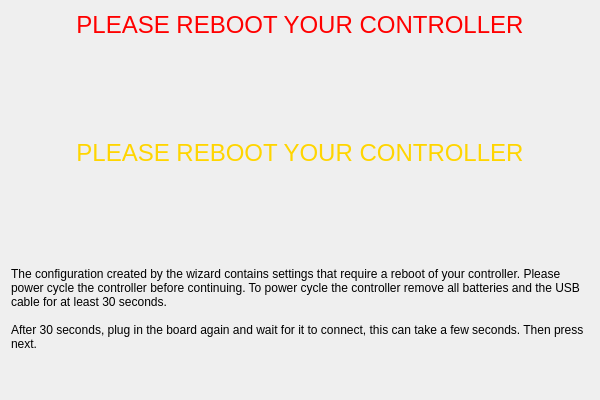
<?xml version="1.0" encoding="UTF-8"?>
<ui version="4.0">
 <class>RebootPage</class>
 <widget class="QWizardPage" name="RebootPage">
  <property name="geometry">
   <rect>
    <x>0</x>
    <y>0</y>
    <width>600</width>
    <height>400</height>
   </rect>
  </property>
  <property name="windowTitle">
   <string>WizardPage</string>
  </property>
  <layout class="QVBoxLayout" name="verticalLayout">
   <item>
    <widget class="QLabel" name="redLabel">
     <property name="text">
      <string>&lt;!DOCTYPE HTML PUBLIC &quot;-//W3C//DTD HTML 4.0//EN&quot; &quot;http://www.w3.org/TR/REC-html40/strict.dtd&quot;&gt;
&lt;html&gt;&lt;head&gt;&lt;meta name=&quot;qrichtext&quot; content=&quot;1&quot; /&gt;&lt;style type=&quot;text/css&quot;&gt;
p, li { white-space: pre-wrap; }
&lt;/style&gt;&lt;/head&gt;&lt;body style=&quot; font-family:'MS Shell Dlg 2'; font-size:8pt; font-weight:400; font-style:normal;&quot;&gt;
&lt;p align=&quot;center&quot; style=&quot; margin-top:0px; margin-bottom:0px; margin-left:0px; margin-right:0px; -qt-block-indent:0; text-indent:0px;&quot;&gt;&lt;span style=&quot; font-size:18pt; color:#ff0000;&quot;&gt;PLEASE REBOOT YOUR CONTROLLER&lt;/span&gt;&lt;/p&gt;&lt;/body&gt;&lt;/html&gt;</string>
     </property>
     <property name="alignment">
      <set>Qt::AlignLeading|Qt::AlignLeft|Qt::AlignTop</set>
     </property>
     <property name="wordWrap">
      <bool>true</bool>
     </property>
    </widget>
   </item>
   <item>
    <widget class="QLabel" name="yellowLabel">
     <property name="text">
      <string>&lt;!DOCTYPE HTML PUBLIC &quot;-//W3C//DTD HTML 4.0//EN&quot; &quot;http://www.w3.org/TR/REC-html40/strict.dtd&quot;&gt;
&lt;html&gt;&lt;head&gt;&lt;meta name=&quot;qrichtext&quot; content=&quot;1&quot; /&gt;&lt;style type=&quot;text/css&quot;&gt;
p, li { white-space: pre-wrap; }
&lt;/style&gt;&lt;/head&gt;&lt;body style=&quot; font-family:'MS Shell Dlg 2'; font-size:8pt; font-weight:400; font-style:normal;&quot;&gt;
&lt;p align=&quot;center&quot; style=&quot; margin-top:0px; margin-bottom:0px; margin-left:0px; margin-right:0px; -qt-block-indent:0; text-indent:0px;&quot;&gt;&lt;span style=&quot; font-size:18pt; color:#ffd500;&quot;&gt;PLEASE REBOOT YOUR CONTROLLER&lt;/span&gt;&lt;/p&gt;&lt;/body&gt;&lt;/html&gt;</string>
     </property>
     <property name="alignment">
      <set>Qt::AlignLeading|Qt::AlignLeft|Qt::AlignTop</set>
     </property>
     <property name="wordWrap">
      <bool>true</bool>
     </property>
    </widget>
   </item>
   <item>
    <widget class="QLabel" name="label_3">
     <property name="text">
      <string>The configuration created by the wizard contains settings that require a reboot of your controller. Please power cycle the controller before continuing. To power cycle the controller remove all batteries and the USB cable for at least 30 seconds.

After 30 seconds, plug in the board again and wait for it to connect, this can take a few seconds. Then press next.</string>
     </property>
     <property name="alignment">
      <set>Qt::AlignLeading|Qt::AlignLeft|Qt::AlignTop</set>
     </property>
     <property name="wordWrap">
      <bool>true</bool>
     </property>
    </widget>
   </item>
  </layout>
  <zorder>yellowLabel</zorder>
  <zorder>redLabel</zorder>
  <zorder>label_3</zorder>
 </widget>
 <resources/>
 <connections/>
</ui>
